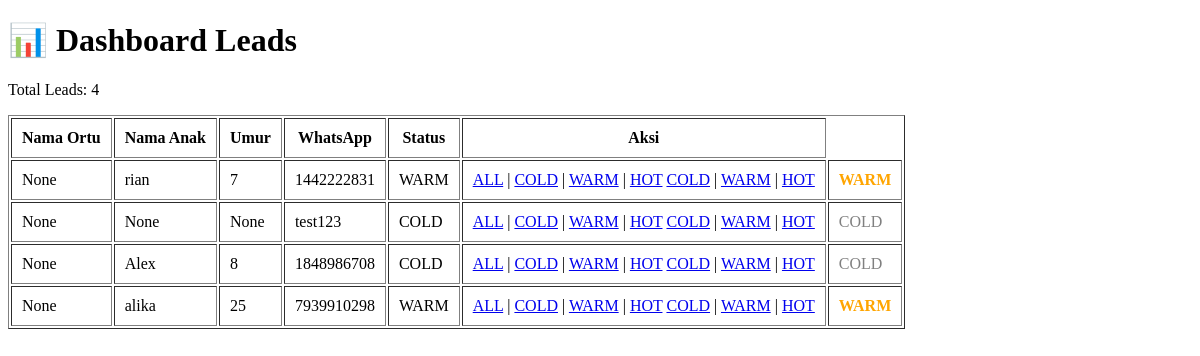
Page /dashboard on the earlier database version.
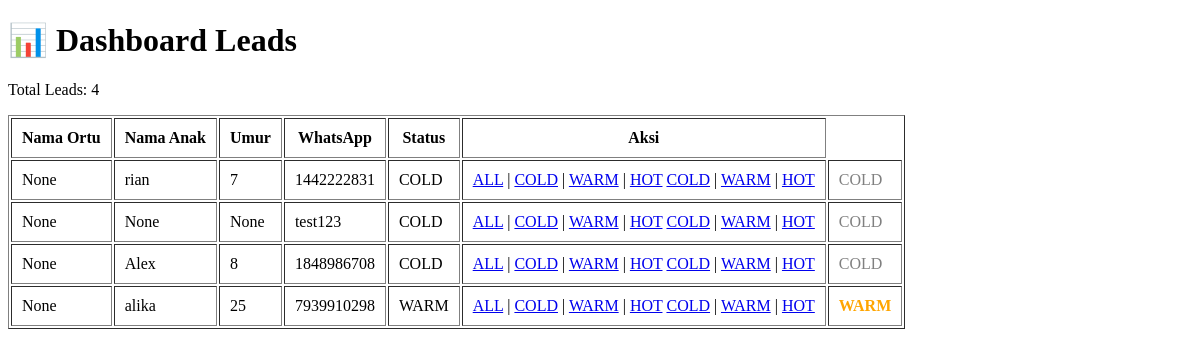
Same page on the later database version.
### models.py (models this page shows)
class LeadDB(Base):
    __tablename__ = "leads"
    id = Column(Integer, primary_key=True, index=True)
    nama_orangtua = Column(String, nullable=True)
    nama_anak = Column(String, nullable=True)
    umur_anak = Column(String, nullable=True)
    whatsapp = Column(String, nullable=True)
    status = Column(String, default="COLD")
    created_at = Column(DateTime, default=datetime.utcnow)
    last_chat = Column(DateTime, nullable=True)

### app.py (the view)
@app.get("/dashboard")
def dashboard(request: Request, status: str = None, q: str = None):
    print("\n📊 DASHBOARD DI BUKA")
    db = SessionLocal()
    query = db.query(LeadDB)
    if status:
        query = query.filter(LeadDB.status == status)
    if q:
        query = query.filter(
            or_(
                LeadDB.nama_orangtua.contains(q),
                LeadDB.whatsapp.contains(q)
            )
        )
    leads = query.all()
    db.close()
    print("JUMLAH LEADS:", len(leads))
    print("TYPE REQ:", type(request))
    leads_data = []
    for l in leads:
        leads_data.append({
            "nama_orangtua": l.nama_orangtua,
            "nama_anak": l.nama_anak,
            "umur_anak": l.umur_anak,
            "whatsapp": l.whatsapp,
            "status": l.status
        })
    return templates.TemplateResponse(
        request=request,
        name="dashboard.html",
        context={"leads": leads_data}
    )

### templates/dashboard.html (shortened to what this page needs)
<!DOCTYPE html>
<html>
<head>
</head>
<body>
<h1>📊 Dashboard Leads</h1>
<p>Total Leads: {{ leads | length }}</p>
<table border="1" cellpadding="10">
    <tr>
        <th>Nama Ortu</th>
        <th>Nama Anak</th>
        <th>Umur</th>
        <th>WhatsApp</th>
        <th>Status</th>
        <th>Aksi</th>
    </tr>
    {% for lead in leads %}
    <tr>
        <td>{{ lead.nama_orangtua }}</td>
        <td>{{ lead.nama_anak }}</td>
        <td>{{ lead.umur_anak }}</td>
        <td>{{ lead.whatsapp }}</td>
        <td>{{ lead.status }}</td>
        <td>
            <a href="/dashboard">ALL</a> |
            <a href="/dashboard?status=COLD">COLD</a> |
            <a href="/dashboard?status=WARM">WARM</a> |
            <a href="/dashboard?status=HOT">HOT</a>
            <a href="/update-status/{{ lead.id }}/COLD">COLD</a> |
            <a href="/update-status/{{ lead.id }}/WARM">WARM</a> |
            <a href="/update-status/{{ lead.id }}/HOT">HOT</a>
        <td>
            {% if lead.status == "HOT" %}
                <span style="color:red;"><b>{{ lead.status }}</b></span>
            {% elif lead.status == "WARM" %}
                <span style="color:orange;"><b>{{ lead.status }}</b></span>
            {% else %}
                <span style="color:gray;">{{ lead.status }}</span>
            {% endif %}
        </td>
    </tr>
    {% endfor %}
</table>
</body>
</html>

Differences in the rows shown:
changed LeadDB "rian": status "WARM" → "COLD"
